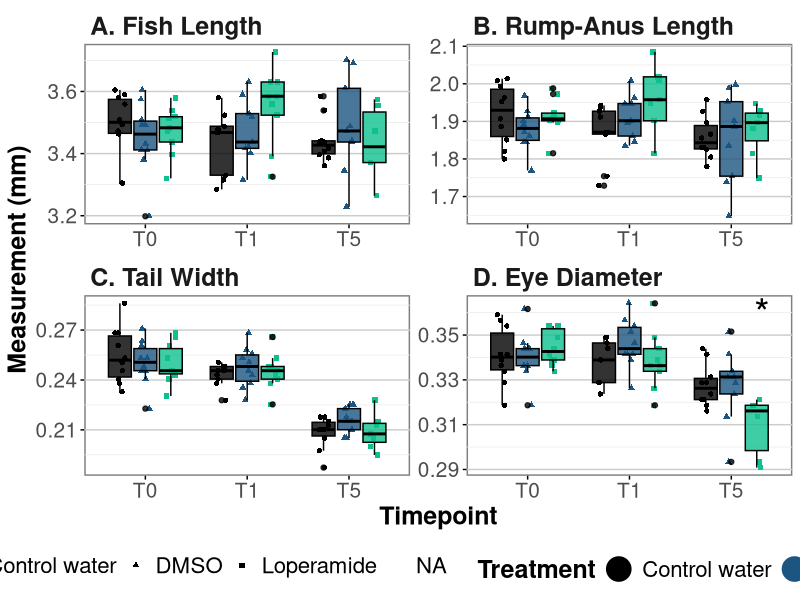
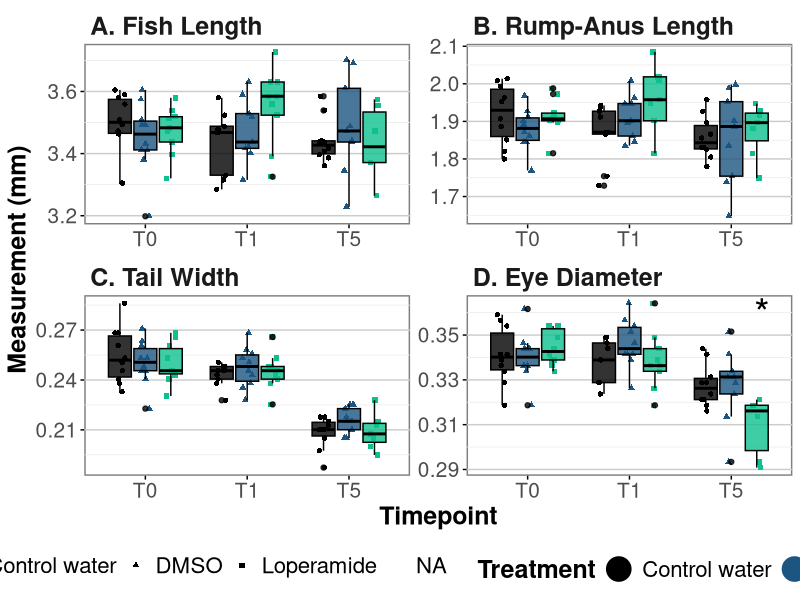
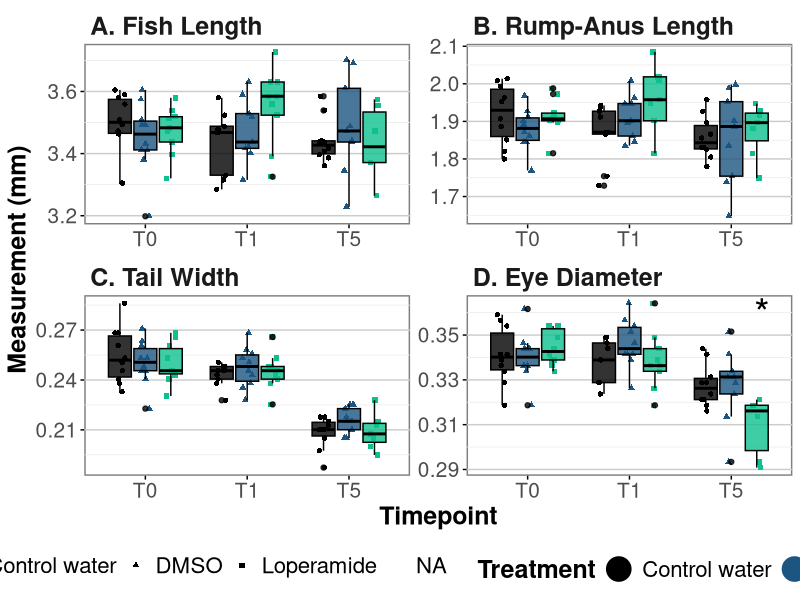
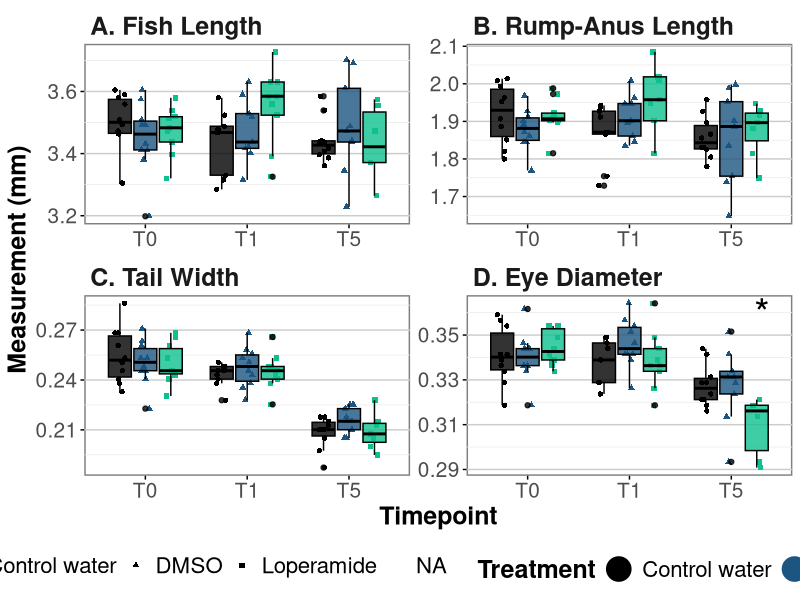

Write the R code that produced these figures, in order.
## ---- chunk 1
library(tidyverse)
library(scales)
library(ggpubr)

# set global theme
theme_set(theme_minimal()+
             theme(panel.grid.major.y = element_line(color="grey80"), 
                   strip.text=element_text(size=16),
                   plot.title = element_text(size=20, hjust=0),
                   strip.background = element_rect(color="transparent"),
                   plot.caption = element_text(size=10),
                   panel.grid.major.x = element_blank(),legend.position="top",
                   plot.background = element_rect(fill="transparent", color="transparent"),
                   axis.ticks = element_line(inherit.blank = FALSE),
                   panel.background = element_rect(color="grey50", size=2), 
                   legend.title = element_text(size=18),
                   axis.text = element_text(size=15), axis.title = element_text(size=18),
                   legend.text = element_text(size=16)))

# set global options for code output
knitr::opts_chunk$set(echo=TRUE, warning=FALSE,message=FALSE)

## ---- chunk 2

data <- readxl::read_xlsx("Data ZH1902_240322.xlsx")

## ---- chunk 3

data %>% pivot_longer(Length_mm:EyeDiameter_mm) %>% 
   mutate(Parameter=factor(name, levels=c("Length_mm", "RumpAnusLength_mm", "TailWidth_mm", "EyeDiameter_mm"),
                           labels=c("A. Fish Length", "B. Rump-Anus Length", "C. Tail Width", "D. Eye Diameter")),
          Timepoint_Day=factor(Timepoint_Day, levels=c("24h","48h","6d"),
                               labels=c("T0","T1","T5"))) %>% 
   compare_means(data=., value~Treatment, 
                 group.by = c("Parameter","Timepoint_Day")) -> statsbydayGrowth

sigstatsbydayGrowth <- statsbydayGrowth %>% filter(p.format<0.05 & group1=="DMSO")
sigstatsbydayGrowth

## ---- chunk 4

data %>% pivot_longer(Length_mm:EyeDiameter_mm) %>% 
   mutate(Parameter=factor(name, levels=c("Length_mm", "RumpAnusLength_mm", "TailWidth_mm", "EyeDiameter_mm"),
                           labels=c("A. Fish Length", "B. Rump-Anus Length", "C. Tail Width", "D. Eye Diameter")),
          Timepoint_Day=factor(Timepoint_Day, levels=c("24h","48h","6d"),
                               labels=c("T0","T1","T5"))) %>% 
   ggplot(aes(x=Timepoint_Day, y=value, fill=Treatment,color=Treatment, shape=Treatment))+
   geom_point(position=position_jitterdodge(jitter.width = 0.1,jitter.height = 0))+
   geom_boxplot(alpha=0.8, color="black", show.legend = FALSE)+
   geom_text(data=sigstatsbydayGrowth, aes(label="*", y=0.36, color=NA, shape=NA, x=Timepoint_Day), 
             size=10, color="black", nudge_x = 0.3, show.legend=FALSE, inherit.aes = FALSE)+
   facet_wrap(.~Parameter, scales="free")+
   scale_fill_manual(values=c('#000000', '#1c5580', '#0fc08e'))+
   scale_color_manual(values=c('#000000', '#1c5580', '#0fc08e'))+
   labs(y="Measurement (mm)", x="Timepoint")+
   theme(legend.position = "bottom", title = element_text(size=18, face="bold"),
         strip.text = element_text(size=18, face="bold", hjust=0),
         legend.background = element_blank(),
         plot.background = element_blank(),
         strip.background = element_blank(),
         panel.background = element_rect(size=1, fill="white", color="grey50"))+
   guides(fill=guide_legend(override.aes = list(size=8)))

ggsave("FigureS6_fishgrowth_loperamide.png", bg="transparent", width=10)
ggsave("FigureS6_fishgrowth_loperamide.tiff", bg="transparent", width=10)
ggsave("FigureS6_fishgrowth_loperamide.pdf", bg="transparent", width=10)

## ---- chunk 5

sessionInfo()

